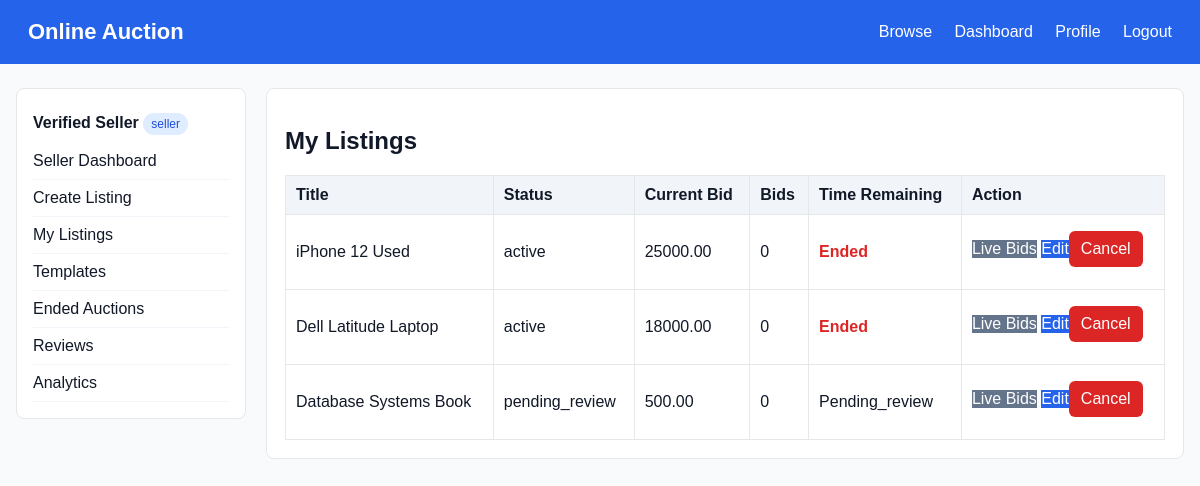
The page /index.php?page=seller_listings (signed in) on the database its author committed.
### tables this page shows
CREATE TABLE listings (
    id INT AUTO_INCREMENT PRIMARY KEY,
    seller_id INT NOT NULL,
    category_id INT NOT NULL,
    title VARCHAR(200) NOT NULL,
    description TEXT NOT NULL,
    `condition` ENUM('new','like_new','good','fair') NOT NULL,
    starting_price DECIMAL(10,2) NOT NULL,
    reserve_price DECIMAL(10,2) NULL,
    current_bid DECIMAL(10,2) DEFAULT 0.00,
    end_datetime DATETIME NOT NULL,
    status ENUM('pending_review','active','ended','cancelled','rejected') DEFAULT 'pending_review',
    winner_bid_id INT NULL,
    rejection_reason TEXT,
    cancel_reason TEXT,
    is_featured TINYINT(1) DEFAULT 0,
    created_at TIMESTAMP DEFAULT CURRENT_TIMESTAMP,
    FOREIGN KEY (seller_id) REFERENCES users(id),
    FOREIGN KEY (category_id) REFERENCES categories(id)
);

### app/models/functions.php (called while the page is built, shortened)
<?php
function db_rows(mysqli $conn, string $sql, string $types = '', array $params = []): array {
    $stmt = mysqli_prepare($conn, $sql);
    if ($types) { mysqli_stmt_bind_param($stmt, $types, ...$params); }
    mysqli_stmt_execute($stmt);
    $result = mysqli_stmt_get_result($stmt);
    return $result ? mysqli_fetch_all($result, MYSQLI_ASSOC) : [];
}
function render_view(string $view, array $data = []): void {
    extract($data);
    $viewFile = __DIR__ . '/../views/' . $view . '.php';
    require __DIR__ . '/../views/layouts/header.php';
    require $viewFile;
    require __DIR__ . '/../views/layouts/footer.php';
}
function listing_by_seller(mysqli $conn, int $seller): array { return db_rows($conn, 'SELECT l.*, c.name category_name, (SELECT COUNT(*) FROM bids b WHERE b.listing_id=l.id) bid_count, TIMESTAMPDIFF(SECOND, NOW(), l.end_datetime) seconds_left FROM listings l JOIN categories c ON c.id=l.category_id WHERE l.seller_id=? ORDER BY l.created_at DESC', 'i', [$seller]); }
?>

### app/controllers/functions.php (called while the page is built, shortened)
<?php
require_once __DIR__ . '/../models/functions.php';
function seller_listings(mysqli $conn): void { require_seller_verified(); listing_close_expired_auctions($conn); $rows = listing_by_seller($conn, current_user_id()); render_view('seller/listings', compact('rows')); }
?>

### config/helpers.php (called while the page is built, shortened)
<?php
function e($value) {
    return htmlspecialchars((string)$value, ENT_QUOTES, 'UTF-8');
}
function current_user_id() {
    return $_SESSION['user_id'] ?? null;
}
?>

### app/views/seller/listings.php (the view)
<div class="card"><h1>My Listings</h1><table><tr><th>Title</th><th>Status</th><th>Current Bid</th><th>Bids</th><th>Time Remaining</th><th>Action</th></tr><?php foreach($rows as $r): ?><tr><td><?= e($r['title']) ?></td><td><?= e($r['status']) ?></td><td><?= e($r['current_bid']) ?></td><td><?= e($r['bid_count']) ?></td><td><?php if($r['status']==='active'): ?><span class="countdown" data-countdown="<?= e($r['end_datetime']) ?>"><?= e($r['end_datetime']) ?></span><?php else: ?><?= e(ucfirst($r['status'])) ?><?php endif; ?></td><td><a class="btn secondary" href="index.php?page=auction&id=<?= $r['id'] ?>">Live Bids</a><?php if((int)$r['bid_count']===0 && in_array($r['status'], ['pending_review','active'], true)): ?> <a class="btn" href="index.php?page=edit_listing&id=<?= $r['id'] ?>">Edit</a><form method="post" action="index.php?page=cancel_listing" style="display:inline"><input type="hidden" name="listing_id" value="<?= $r['id'] ?>"><input type="hidden" name="reason" value="Cancelled by seller before any bid"><button class="danger" style="width:auto;padding:9px 12px">Cancel</button></form><?php endif; ?></td></tr><?php endforeach; ?></table></div>

### assets/css/style.css (style rules this page uses)
* { box-sizing:border-box }
body { margin:0;font-family:Arial,Helvetica,sans-serif;background:#f8fafc;color:#111827 }
.card { background:#fff;border:1px solid #e5e7eb;border-radius:8px;padding:18px;margin-bottom:18px }
input,select,textarea,button { width:100%;padding:10px;border:1px solid #d1d5db;border-radius:6px;margin:6px 0 12px;font:inherit }
button,.btn { background:#2563eb;color:#fff;border:0;text-decoration:none;display:inline-block;text-align:center;cursor:pointer }
.btn.secondary,button.secondary { background:#64748b }
.btn.danger,button.danger { background:#dc2626 }
table { width:100%;border-collapse:collapse;background:#fff }
th,td { padding:10px;border:1px solid #e5e7eb;text-align:left }
th { background:#f1f5f9 }
.countdown { font-weight:700;color:#dc2626 }

### rows shown on the page
listings: title "iPhone 12 Used", status "active", current_bid "25000.00", bid_count "0"
listings: title "Dell Latitude Laptop", status "active", current_bid "18000.00", bid_count "0"
listings: title "Database Systems Book", status "pending_review", current_bid "500.00", bid_count "0", status "Pending_review"

### other values the page prints
$_SESSION['user_name'] "Verified Seller"
current_role() "seller"
